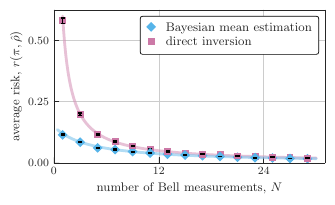

The Python source for this figure:
import numpy as np
import matplotlib as mpl
import matplotlib.pyplot as plt
import rsmf

# Plotting parameters
formatter = rsmf.setup(r"\documentclass[twocolumn, amssymb, nobibnotes, aps, pra, superscriptaddress, 10pt]{revtex4-2}")
mpl.rcParams["legend.edgecolor"]    = "black"
mpl.rcParams["legend.fancybox"]     = True
mpl.rcParams["legend.borderpad"]    = 0.5
mpl.rcParams["legend.handlelength"] = .75
mpl.rcParams["lines.linewidth"]     = 2
mpl.rcParams["lines.markersize"]    = 4
mpl.rcParams["text.usetex"]         = False
est = ['Bayesian mean estimation','direct inversion']
markers = ['D', 's']
c_est = ['#56B4E9', '#CC79A7']

# Create figure
fig = formatter.figure(aspect_ratio=1/1.618, wide=False)
axs = fig.add_subplot(1, 1, 1)

# Import Data: select bayesian and direct inversion + Hilbert-Schmidt norm + Bell state meas.
data_name = "data_figure_2-3.npy"
n_sample = 1000 # dataset contains 4000 samples
HS = np.load(data_name)[[1, 5], 0, 0, 0, :, :n_sample] #[estimator][nmeas][sample]
HS = HS[:, :, :n_sample] #[estimator][nmeas][sample]
n_meas = np.arange(1, 31, 1, dtype= int)

# Bayesian mean estimation
HS_std = np.std(HS[0], axis=1) / np.sqrt(n_sample)
axs.errorbar(n_meas[::4], np.average(HS[0], axis=1)[::4], yerr= HS_std[::4], c= c_est[0], lw=0, ls= "", marker= markers[0], alpha=1, label= est[0], zorder= 3)
axs.errorbar(n_meas[::4], np.average(HS[0], axis=1)[::4], yerr= HS_std[::4], c= 'black', lw= 1, ls= "",  ms= 0, alpha=1, capsize= 1.5, zorder= 4)
axs.errorbar(n_meas[2::4], np.average(HS[0], axis=1)[2::4], yerr= HS_std[2::4], c= c_est[0], lw=0, ls= "", marker= markers[0], alpha=1, zorder= 7)
axs.errorbar(n_meas[2::4], np.average(HS[0], axis=1)[2::4], yerr= HS_std[2::4], c= 'black', lw= 1, ls= "",  ms= 0, alpha=1, capsize= 1.5, zorder= 8)

# direct inversion
HS_std = np.std(HS[1], axis=1) / np.sqrt(n_sample)
axs.errorbar(n_meas[::2], np.average(HS[1], axis=1)[::2], yerr= HS_std[::2], c= c_est[1], lw=0, ls= "", marker= markers[1], alpha=1, label= est[1], zorder= 5)
axs.errorbar(n_meas[::2], np.average(HS[1], axis=1)[::2], yerr= HS_std[::2], c= 'black', lw= 1, ls= "",  ms= 0, alpha=1, capsize= 1.5, zorder= 6)

# Analytical Solutions
x = np.linspace(1, 30, 1000)
axs.plot(x, 3/(5*x), c= c_est[1], ls= '-', alpha = 0.5, zorder= 1)
axs.plot(x, 3/(5*x), c= 'white', ls= '-', alpha = 0.1, zorder= 2)
x = np.linspace(0.4, 30, 1000)
axs.plot(x, 3/(5*(x+4)), c= c_est[0], ls= '-', alpha = 0.5, zorder= 1)
axs.plot(x, 3/(5*(x+4)), c= 'white', ls= '-', alpha = 0.1, zorder= 2)

# Axis
axs.set_xlim(0, 31)
axs.set_ylim(0, 0.625)
axs.set_xticks(np.arange(0, 31, 12, dtype= int))
axs.set_yticks([0, 0.25, 0.5])
legend = axs.legend(loc='upper right', labelspacing = 0.26)
legend.get_frame().set_linewidth(0.5)
axs.grid()
axs.set_axisbelow(True)
axs.set_xlabel(r'number of Bell measurements, $N$')
axs.set_ylabel(r'average risk, $r(\pi, \hat{\rho})$')

# Output
fig.tight_layout()
plt.savefig("figure_2.pdf", format="pdf", bbox_inches='tight')
